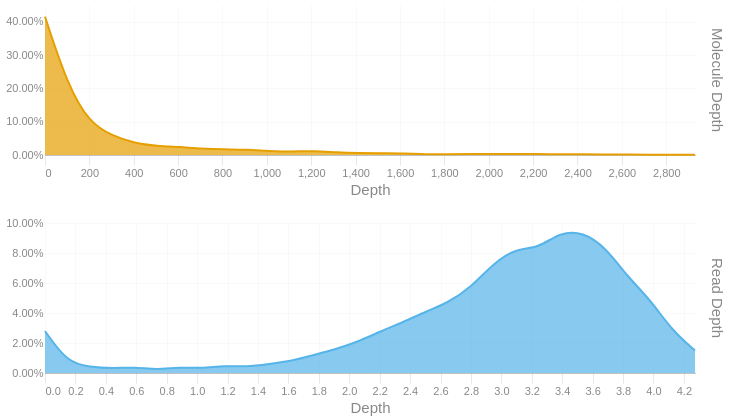

This figure's notebook cell:
### Code cell
readdep = depth_hist(tb['Read Depth'], q99, 3)
readdep = readdep.with_columns(pl.lit('Read Depth').alias('Metric'))
if not SKIPLR:
    moldep = depth_hist(tb['Molecule Depth'], mol_q99, 1)
    moldep = moldep.with_columns(pl.lit('Molecule Depth').alias('Metric'))
    _hist = pl.concat([readdep, moldep])
    _hist = _hist.filter(pl.col('Proportion') != 0)
    with SafeRender(_hist):
        (
            alt.Chart(_hist)        
            .mark_area(interpolate = "basis")
            .encode(
                x=alt.X('Bin:Q').scale(domainMin=0).axis(alt.Axis(title='Depth')),
                y = alt.Y('Proportion:Q', title = None).axis(format = '.2%'),
                color = alt.Color('Metric:N').legend(None),
                row = alt.Row("Metric:N").header(title = None, labelOrient = 'right'),
                tooltip = [
                    alt.Tooltip("Metric:N", title = "Metric"),
                    alt.Tooltip('Interval:N', title = "Depth Interval"),
                    alt.Tooltip('Proportion:Q', title = "% Alignments").format('.2%')
                ]
            )
            .resolve_scale(x='independent', y='independent')
            .properties(
                height = 150, width = 650,
                usermeta={'embedOptions': {'downloadFileName': f'{samplename}.depth.hist'}}
            )
        ).display()
else:
    readdep = readdep.filter(pl.col('Proportion') != 0)
    with SafeRender(readdep):
        (
            alt.Chart(readdep)        
            .mark_area(interpolate = "basis")
            .encode(
                x=alt.X('Bin:Q').scale(domainMin=0).axis(alt.Axis(title='Depth')),
                y = alt.Y('Proportion:Q', title = None).axis(format = '.2%'),
                tooltip = [
                    alt.Tooltip('Interval:N', title = "Depth Interval"),
                    alt.Tooltip('Proportion:Q', title = "% Alignments").format('.2%')
                ]
            )
            .properties(
                usermeta={'embedOptions': {'downloadFileName': f'{samplename}.depth.hist'}}
            )
        ).display()

### Figure 1 — Vega-Lite specification as saved in the notebook (floating-point values rounded to 4 significant figures)
{"width": 650, "height": 150, "config": {"title": {"anchor": "start", "dy": -15, "fontSize": 18, "color": "#888888", "subtitleColor": "#888888", "subtitleFontSize": 14}, "arc": {"fill": "#0072B2"}, "axis": {"domainColor": "#888888", "domainWidth": 0.5, "gridWidth": 0.2, "grid": false, "titleFontWeight": 400, "titleFontSize": 15, "labelFontSize": 11, "labelColor": "#888888", "tickColor": "#888888", "tickWidth": 0.2, "titleColor": "#888888"}, "axisBand": {"grid": false}, "axisX": {"grid": true, "tickSize": 10, "domainCap": "round"}, "axisY": {"domain": false, "grid": true, "tickSize": 0, "domainCap": "round"}, "background": "transparent", "header": {"labelFontSize": 15, "labelColor": "#888888", "titleFontSize": 15, "titleFontWeight": 600, "titleColor": "#888888"}, "legend": {"labelFont": "sans-serif", "labelFontSize": 12, "labelColor": "#888888", "symbolSize": 100, "symbolType": "circle", "titleFontSize": 12, "titlePadding": 10, "titleColor": "#888888", "title": null}, "range": {"category": ["#E69F00", "#56B4E9", "#009E73", "#F0E442", "#0072B2", "#D55E00", "#CC79A7", "#000000"], "diverging": ["#cfe8f3", "#a2d4ec", "#73bfe2", "#46abdb", "#1696d2", "#12719e"]}, "area": {"fill": "#0072B2", "fillOpacity": 0.7, "line": true, "strokeOpacity": 0.7}, "line": {"color": "#0072B2", "stroke": "#0072B2", "strokeWidth": 2}, "trail": {"color": "#0072B2", "stroke": "#0072B2", "strokeWidth": 0, "size": 1}, "point": {"filled": true, "fillOpacity": 1.0, "size": 95}, "text": {"color": "#888888", "fontSize": 11, "align": "right", "fontWeight": 400, "size": 11}, "bar": {"fill": "#0072B2", "stroke": null}, "view": {"stroke": null, "continuousWidth": 660, "continuousHeight": 400}}, "data": {"name": "data-966025b759650aacedb38199baf8a03b"}, "mark": {"type": "area", "interpolate": "basis"}, "encoding": {"color": {"field": "Metric", "legend": null, "type": "nominal"}, "row": {"field": "Metric", "header": {"title": null, "labelOrient": "right"}, "type": "nominal"}, "tooltip": [{"field": "Metric", "title": "Metric", "type": "nominal"}, {"field": "Interval", "title": "Depth Interval", "type": "nominal"}, {"field": "Proportion", "format": ".2%", "title": "% Alignments", "type": "quantitative"}], "x": {"axis": {"title": "Depth"}, "field": "Bin", "scale": {"domainMin": 0}, "type": "quantitative"}, "y": {"axis": {"format": ".2%"}, "field": "Proportion", "title": null, "type": "quantitative"}}, "resolve": {"scale": {"x": "independent", "y": "independent"}}, "usermeta": {"embedOptions": {"downloadFileName": "S5_Connecticut_985.depth.hist"}}, "$schema": "https://vega.github.io/schema/vega-lite/v6.1.0.json", "datasets": {"data-966025b759650aacedb38199baf8a03b": [{"Bin": 0.0, "Interval": "0.0-0.147", "Proportion": 0.028, "Metric": "Read Depth"}, {"Bin": 0.147, "Interval": "0.147-0.295", "Proportion": 0.007, "Metric": "Read Depth"}, {"Bin": 0.295, "Interval": "0.295-0.442", "Proportion": 0.004, "Metric": "Read Depth"}, {"Bin": 0.442, "Interval": "0.442-0.589", "Proportion": 0.003, "Metric": "Read Depth"}, {"Bin": 0.589, "Interval": "0.589-0.737", "Proportion": 0.004, "Metric": "Read Depth"}, {"Bin": 0.737, "Interval": "0.737-0.884", "Proportion": 0.002, "Metric": "Read Depth"}, {"Bin": 0.884, "Interval": "0.884-1.031", "Proportion": 0.004, "Metric": "Read Depth"}, {"Bin": 1.031, "Interval": "1.031-1.179", "Proportion": 0.003, "Metric": "Read Depth"}, {"Bin": 1.179, "Interval": "1.179-1.326", "Proportion": 0.005, "Metric": "Read Depth"}, {"Bin": 1.326, "Interval": "1.326-1.473", "Proportion": 0.004, "Metric": "Read Depth"}, {"Bin": 1.473, "Interval": "1.473-1.621", "Proportion": 0.006, "Metric": "Read Depth"}, {"Bin": 1.621, "Interval": "1.621-1.768", "Proportion": 0.008, "Metric": "Read Depth"}, {"Bin": 1.768, "Interval": "1.768-1.915", "Proportion": 0.012, "Metric": "Read Depth"}, {"Bin": 1.915, "Interval": "1.915-2.063", "Proportion": 0.016, "Metric": "Read Depth"}, {"Bin": 2.063, "Interval": "2.063-2.21", "Proportion": 0.021, "Metric": "Read Depth"}, {"Bin": 2.21, "Interval": "2.21-2.357", "Proportion": 0.028, "Metric": "Read Depth"}, {"Bin": 2.357, "Interval": "2.357-2.505", "Proportion": 0.034, "Metric": "Read Depth"}, {"Bin": 2.505, "Interval": "2.505-2.652", "Proportion": 0.041, "Metric": "Read Depth"}, {"Bin": 2.652, "Interval": "2.652-2.799", "Proportion": 0.047, "Metric": "Read Depth"}, {"Bin": 2.799, "Interval": "2.799-2.947", "Proportion": 0.057, "Metric": "Read Depth"}, {"Bin": 2.947, "Interval": "2.947-3.094", "Proportion": 0.073, "Metric": "Read Depth"}, {"Bin": 3.094, "Interval": "3.094-3.241", "Proportion": 0.083, "Metric": "Read Depth"}, {"Bin": 3.241, "Interval": "3.241-3.389", "Proportion": 0.083, "Metric": "Read Depth"}, {"Bin": 3.389, "Interval": "3.389-3.536", "Proportion": 0.094, "Metric": "Read Depth"}, {"Bin": 3.536, "Interval": "3.536-3.683", "Proportion": 0.094, "Metric": "Read Depth"}, {"Bin": 3.683, "Interval": "3.683-3.831", "Proportion": 0.084, "Metric": "Read Depth"}, {"Bin": 3.831, "Interval": "3.831-3.978", "Proportion": 0.064, "Metric": "Read Depth"}, {"Bin": 3.978, "Interval": "3.978-4.125", "Proportion": 0.049, "Metric": "Read Depth"}, {"Bin": 4.125, "Interval": "4.125-4.273", "Proportion": 0.028, "Metric": "Read Depth"}, {"Bin": 4.273, "Interval": "4.273-4.42", "Proportion": 0.015, "Metric": "Read Depth"}, {"Bin": 0.0, "Interval": "0.0-101.0", "Proportion": 0.415, "Metric": "Molecule Depth"}, {"Bin": 101.0, "Interval": "101.0-202.0", "Proportion": 0.211, "Metric": "Molecule Depth"}, {"Bin": 202.0, "Interval": "202.0-303.1", "Proportion": 0.095, "Metric": "Molecule Depth"}, {"Bin": 303.1, "Interval": "303.1-404.1", "Proportion": 0.058, "Metric": "Molecule Depth"}, {"Bin": 404.1, "Interval": "404.1-505.1", "Proportion": 0.035, "Metric": "Molecule Depth"}, {"Bin": 505.1, "Interval": "505.1-606.1", "Proportion": 0.027, "Metric": "Molecule Depth"}, {"Bin": 606.1, "Interval": "606.1-707.1", "Proportion": 0.024, "Metric": "Molecule Depth"}, {"Bin": 707.1, "Interval": "707.1-808.2", "Proportion": 0.019, "Metric": "Molecule Depth"}, {"Bin": 808.2, "Interval": "808.2-909.2", "Proportion": 0.017, "Metric": "Molecule Depth"}, {"Bin": 909.2, "Interval": "909.2-1010.2", "Proportion": 0.016, "Metric": "Molecule Depth"}, {"Bin": 1010.0, "Interval": "1010.2-1111.2", "Proportion": 0.012, "Metric": "Molecule Depth"}, {"Bin": 1111.0, "Interval": "1111.2-1212.2", "Proportion": 0.01, "Metric": "Molecule Depth"}, {"Bin": 1212.0, "Interval": "1212.2-1313.3", "Proportion": 0.012, "Metric": "Molecule Depth"}, {"Bin": 1313.0, "Interval": "1313.3-1414.3", "Proportion": 0.008, "Metric": "Molecule Depth"}, {"Bin": 1414.0, "Interval": "1414.3-1515.3", "Proportion": 0.006, "Metric": "Molecule Depth"}, {"Bin": 1515.0, "Interval": "1515.3-1616.3", "Proportion": 0.005, "Metric": "Molecule Depth"}, {"Bin": 1616.0, "Interval": "1616.3-1717.3", "Proportion": 0.005, "Metric": "Molecule Depth"}, {"Bin": 1717.0, "Interval": "1717.3-1818.4", "Proportion": 0.002, "Metric": "Molecule Depth"}, {"Bin": 1818.0, "Interval": "1818.4-1919.4", "Proportion": 0.002, "Metric": "Molecule Depth"}, {"Bin": 1919.0, "Interval": "1919.4-2020.4", "Proportion": 0.003, "Metric": "Molecule Depth"}, {"Bin": 2020.0, "Interval": "2020.4-2121.4", "Proportion": 0.003, "Metric": "Molecule Depth"}, {"Bin": 2121.0, "Interval": "2121.4-2222.4", "Proportion": 0.003, "Metric": "Molecule Depth"}, {"Bin": 2222.0, "Interval": "2222.4-2323.5", "Proportion": 0.003, "Metric": "Molecule Depth"}, {"Bin": 2324.0, "Interval": "2323.5-2424.5", "Proportion": 0.002, "Metric": "Molecule Depth"}, {"Bin": 2424.0, "Interval": "2424.5-2525.5", "Proportion": 0.002, "Metric": "Molecule Depth"}, {"Bin": 2526.0, "Interval": "2525.5-2626.5", "Proportion": 0.002, "Metric": "Molecule Depth"}, {"Bin": 2626.0, "Interval": "2626.5-2727.5", "Proportion": 0.001, "Metric": "Molecule Depth"}, {"Bin": 2728.0, "Interval": "2727.5-2828.6", "Proportion": 0.001, "Metric": "Molecule Depth"}, {"Bin": 2829.0, "Interval": "2828.6-2929.6", "Proportion": 0.001, "Metric": "Molecule Depth"}, {"Bin": 2930.0, "Interval": "2929.6-3030.59", "Proportion": 0.001, "Metric": "Molecule Depth"}]}}
